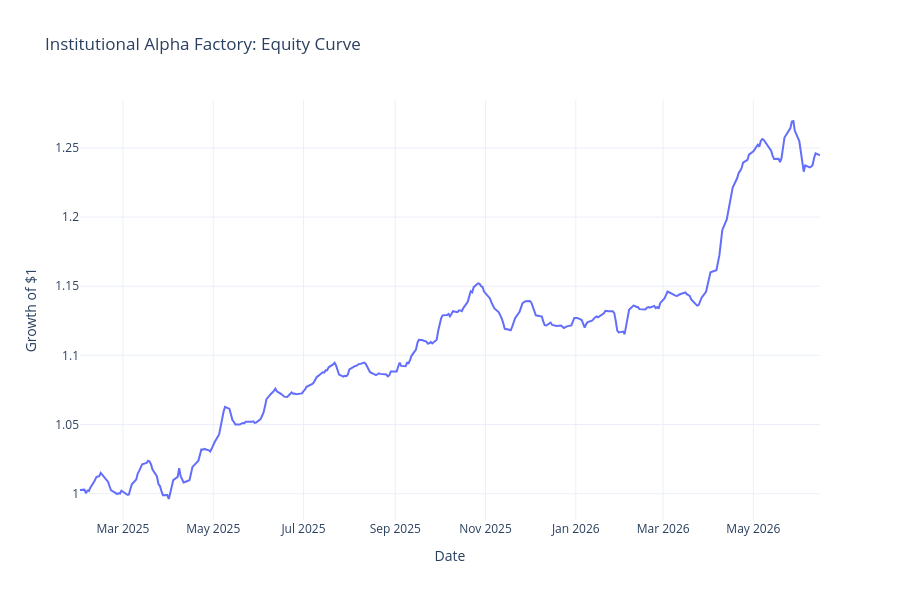

Notebook code cell kept with this figure:
### Code cell
# ============================================================
# CELL 11: Equity Curve Visualization
# ============================================================

fig = go.Figure()

fig.add_trace(go.Scatter(
    x=backtest.index,
    y=backtest["equity_curve"],
    mode="lines",
    name="Alpha Factory Strategy"
))

fig.update_layout(
    title="Institutional Alpha Factory: Equity Curve",
    xaxis_title="Date",
    yaxis_title="Growth of $1",
    template="plotly_white",
    height=600
)

fig.show()

### Figure 1 — Plotly figure (JSON) as saved in the notebook; plotly's stock layout.template omitted (floating-point values rounded to 4 significant figures; data arrays with more than 128 entries replaced by an {"elided": "..."} marker saying what was removed)
{"data": [{"mode": "lines", "name": "Alpha Factory Strategy", "type": "scatter", "x": {"elided": "344 str values"}, "y": {"elided": "344 float values"}}], "layout": {"height": 600, "title": {"text": "Institutional Alpha Factory: Equity Curve"}, "xaxis": {"title": {"text": "Date"}}, "yaxis": {"title": {"text": "Growth of $1"}}}}
